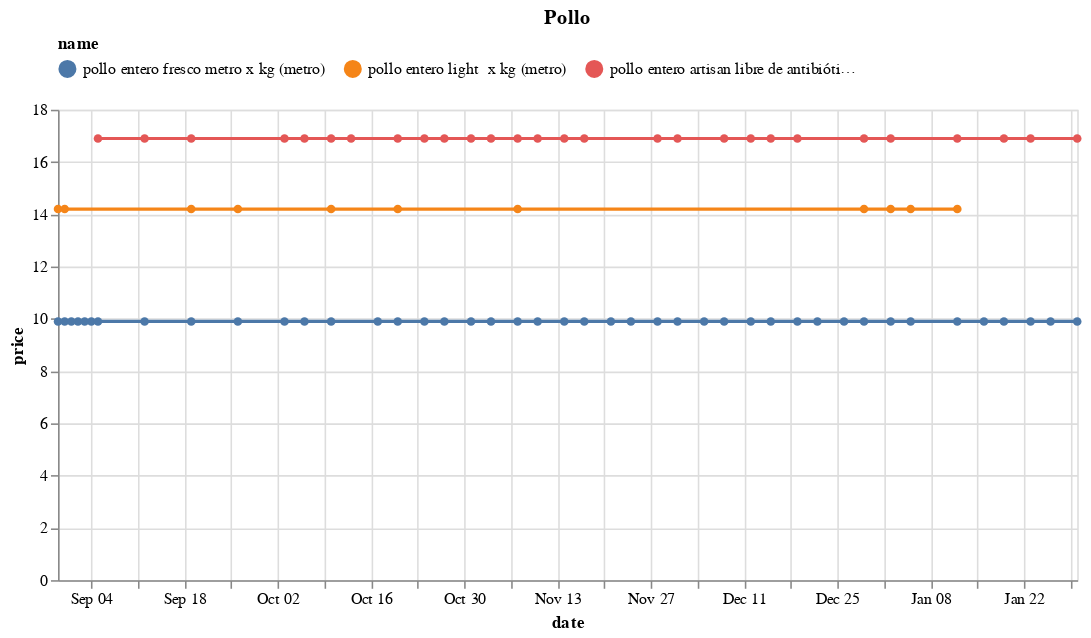

Write notebook code for a chart like this one.
### Code cell
(df
 .loc[df.name.isin(names)]
 .pipe(alt.Chart)
 .mark_line(point=True)
 .encode(x='date', y='price', color='name', tooltip=['name','price'])
 .properties(width=650, title='Pollo')
 .configure_legend(orient='top', columns=3)
)

### Figure 1 — Vega-Lite specification as saved in the notebook (floating-point values rounded to 4 significant figures)
{"config": {"view": {"continuousWidth": 400, "continuousHeight": 300}, "legend": {"columns": 3, "orient": "top"}}, "data": {"name": "data-7e27874c399dcfe61b3f9fcb3aed4dcb"}, "mark": {"type": "line", "point": true}, "encoding": {"color": {"field": "name", "type": "nominal"}, "tooltip": [{"field": "name", "type": "nominal"}, {"field": "price", "type": "quantitative"}], "x": {"field": "date", "type": "temporal"}, "y": {"field": "price", "type": "quantitative"}}, "title": "Pollo", "width": 650, "$schema": "https://vega.github.io/schema/vega-lite/v4.17.0.json", "datasets": {"data-7e27874c399dcfe61b3f9fcb3aed4dcb": [{"brand": "Genérico", "uri": "https://www.metro.pe/pollo-entero-light-x-kg-227878/p", "name": "pollo entero light  x kg (metro)", "price": 14.2, "category": "https://www.metro.pe/carnes-aves-y-pescados/aves-y-huevos/pollo-entero", "store": "metro", "date": "2022-09-26T00:00:00", "sku": 3846}, {"brand": "Metro", "uri": "https://www.metro.pe/pollo-entero-fresco-metro-x-kg-26334/p", "name": "pollo entero fresco metro x kg (metro)", "price": 9.9, "category": "https://www.metro.pe/carnes-aves-y-pescados/aves-y-huevos/pollo-entero", "store": "metro", "date": "2022-09-26T00:00:00", "sku": 35350}, {"brand": "ARTISAN", "uri": "https://www.plazavea.com.pe/pollo-entero-artisan-libre-de-antibioticos-x-kg/p", "name": "pollo entero artisan libre de antibióticos x kg (plaza_vea)", "price": 16.9, "category": "https://www.plazavea.com.pe/carnes-aves-y-pescados", "store": "plaza_vea", "date": "2022-10-27T00:00:00", "sku": 10171146}, {"brand": "Metro", "uri": "https://www.metro.pe/pollo-entero-fresco-metro-x-kg-26334/p", "name": "pollo entero fresco metro x kg (metro)", "price": 9.9, "category": "https://www.metro.pe/carnes-aves-y-pescados/aves-y-huevos/pollo-entero", "store": "metro", "date": "2022-08-30T00:00:00", "sku": 35350}, {"brand": "Genérico", "uri": "https://www.metro.pe/pollo-entero-light-x-kg-227878/p", "name": "pollo entero light  x kg (metro)", "price": 14.2, "category": "https://www.metro.pe/carnes-aves-y-pescados/aves-y-huevos/pollo-entero", "store": "metro", "date": "2022-08-30T00:00:00", "sku": 3846}, {"brand": "ARTISAN", "uri": "https://www.plazavea.com.pe/pollo-entero-artisan-libre-de-antibioticos-x-kg/p", "name": "pollo entero artisan libre de antibióticos x kg (plaza_vea)", "price": 16.9, "category": "https://www.plazavea.com.pe/carnes-aves-y-pescados", "store": "plaza_vea", "date": "2022-11-14T00:00:00", "sku": 10171146}, {"brand": "ARTISAN", "uri": "https://www.plazavea.com.pe/pollo-entero-artisan-libre-de-antibioticos-x-kg/p", "name": "pollo entero artisan libre de antibióticos x kg (plaza_vea)", "price": 16.9, "category": "https://www.plazavea.com.pe/carnes-aves-y-pescados", "store": "plaza_vea", "date": "2022-10-13T00:00:00", "sku": 10171146}, {"brand": "Metro", "uri": "https://www.metro.pe/pollo-entero-fresco-metro-x-kg-26334/p", "name": "pollo entero fresco metro x kg (metro)", "price": 9.9, "category": "https://www.metro.pe/carnes-aves-y-pescados/aves-y-huevos/pollo-entero", "store": "metro", "date": "2022-11-24T00:00:00", "sku": 35350}, {"brand": "Metro", "uri": "https://www.metro.pe/pollo-entero-fresco-metro-x-kg-26334/p", "name": "pollo entero fresco metro x kg (metro)", "price": 9.9, "category": "https://www.metro.pe/carnes-aves-y-pescados/aves-y-huevos/pollo-entero", "store": "metro", "date": "2022-10-20T00:00:00", "sku": 35350}, {"brand": "Genérico", "uri": "https://www.metro.pe/pollo-entero-light-x-kg-227878/p", "name": "pollo entero light  x kg (metro)", "price": 14.2, "category": "https://www.metro.pe/carnes-aves-y-pescados/aves-y-huevos/pollo-entero", "store": "metro", "date": "2022-10-20T00:00:00", "sku": 3846}, {"brand": "Metro", "uri": "https://www.metro.pe/pollo-entero-fresco-metro-x-kg-26334/p", "name": "pollo entero fresco metro x kg (metro)", "price": 9.9, "category": "https://www.metro.pe/carnes-aves-y-pescados/aves-y-huevos/pollo-entero", "store": "metro", "date": "2022-10-27T00:00:00", "sku": 35350}, {"brand": "Metro", "uri": "https://www.metro.pe/pollo-entero-fresco-metro-x-kg-26334/p", "name": "pollo entero fresco metro x kg (metro)", "price": 9.9, "category": "https://www.metro.pe/carnes-aves-y-pescados/aves-y-huevos/pollo-entero", "store": "metro", "date": "2022-12-08T00:00:00", "sku": 35350}, {"brand": "ARTISAN", "uri": "https://www.plazavea.com.pe/pollo-entero-artisan-libre-de-antibioticos-x-kg/p", "name": "pollo entero artisan libre de antibióticos x kg (plaza_vea)", "price": 16.9, "category": "https://www.plazavea.com.pe/carnes-aves-y-pescados", "store": "plaza_vea", "date": "2022-09-12T00:00:00", "sku": 10171146}, {"brand": "Genérico", "uri": "https://www.metro.pe/pollo-entero-light-x-kg-227878/p", "name": "pollo entero light  x kg (metro)", "price": 14.2, "category": "https://www.metro.pe/carnes-aves-y-pescados/aves-y-huevos/pollo-entero", "store": "metro", "date": "2023-01-12T00:00:00", "sku": 3846}, {"brand": "Metro", "uri": "https://www.metro.pe/pollo-entero-fresco-metro-x-kg-26334/p", "name": "pollo entero fresco metro x kg (metro)", "price": 9.9, "category": "https://www.metro.pe/carnes-aves-y-pescados/aves-y-huevos/pollo-entero", "store": "metro", "date": "2023-01-12T00:00:00", "sku": 35350}, {"brand": "ARTISAN", "uri": "https://www.plazavea.com.pe/pollo-entero-artisan-libre-de-antibioticos-x-kg/p", "name": "pollo entero artisan libre de antibióticos x kg (plaza_vea)", "price": 16.9, "category": "https://www.plazavea.com.pe/carnes-aves-y-pescados", "store": "plaza_vea", "date": "2022-10-06T00:00:00", "sku": 10171146}, {"brand": "Metro", "uri": "https://www.metro.pe/pollo-entero-fresco-metro-x-kg-26334/p", "name": "pollo entero fresco metro x kg (metro)", "price": 9.9, "category": "https://www.metro.pe/carnes-aves-y-pescados/aves-y-huevos/pollo-entero", "store": "metro", "date": "2023-01-16T00:00:00", "sku": 35350}, {"brand": "Genérico", "uri": "https://www.metro.pe/pollo-entero-light-x-kg-227878/p", "name": "pollo entero light  x kg (metro)", "price": 14.2, "category": "https://www.metro.pe/carnes-aves-y-pescados/aves-y-huevos/pollo-entero", "store": "metro", "date": "2023-01-05T00:00:00", "sku": 3846}, {"brand": "Metro", "uri": "https://www.metro.pe/pollo-entero-fresco-metro-x-kg-26334/p", "name": "pollo entero fresco metro x kg (metro)", "price": 9.9, "category": "https://www.metro.pe/carnes-aves-y-pescados/aves-y-huevos/pollo-entero", "store": "metro", "date": "2023-01-05T00:00:00", "sku": 35350}, {"brand": "Metro", "uri": "https://www.metro.pe/pollo-entero-fresco-metro-x-kg-26334/p", "name": "pollo entero fresco metro x kg (metro)", "price": 9.9, "category": "https://www.metro.pe/carnes-aves-y-pescados/aves-y-huevos/pollo-entero", "store": "metro", "date": "2023-01-19T00:00:00", "sku": 35350}, {"brand": "Metro", "uri": "https://www.metro.pe/pollo-entero-fresco-metro-x-kg-26334/p", "name": "pollo entero fresco metro x kg (metro)", "price": 9.9, "category": "https://www.metro.pe/carnes-aves-y-pescados/aves-y-huevos/pollo-entero", "store": "metro", "date": "2022-11-14T00:00:00", "sku": 35350}, {"brand": "ARTISAN", "uri": "https://www.plazavea.com.pe/pollo-entero-artisan-libre-de-antibioticos-x-kg/p", "name": "pollo entero artisan libre de antibióticos x kg (plaza_vea)", "price": 16.9, "category": "https://www.plazavea.com.pe/carnes-aves-y-pescados", "store": "plaza_vea", "date": "2022-10-10T00:00:00", "sku": 10171146}, {"brand": "Metro", "uri": "https://www.metro.pe/pollo-entero-fresco-metro-x-kg-26334/p", "name": "pollo entero fresco metro x kg (metro)", "price": 9.9, "category": "https://www.metro.pe/carnes-aves-y-pescados/aves-y-huevos/pollo-entero", "store": "metro", "date": "2022-09-04T00:00:00", "sku": 35350}, {"brand": "Metro", "uri": "https://www.metro.pe/pollo-entero-fresco-metro-x-kg-26334/p", "name": "pollo entero fresco metro x kg (metro)", "price": 9.9, "category": "https://www.metro.pe/carnes-aves-y-pescados/aves-y-huevos/pollo-entero", "store": "metro", "date": "2022-12-05T00:00:00", "sku": 35350}, {"brand": "Metro", "uri": "https://www.metro.pe/pollo-entero-fresco-metro-x-kg-26334/p", "name": "pollo entero fresco metro x kg (metro)", "price": 9.9, "category": "https://www.metro.pe/carnes-aves-y-pescados/aves-y-huevos/pollo-entero", "store": "metro", "date": "2022-08-31T00:00:00", "sku": 35350}, {"brand": "Genérico", "uri": "https://www.metro.pe/pollo-entero-light-x-kg-227878/p", "name": "pollo entero light  x kg (metro)", "price": 14.2, "category": "https://www.metro.pe/carnes-aves-y-pescados/aves-y-huevos/pollo-entero", "store": "metro", "date": "2022-08-31T00:00:00", "sku": 3846}, {"brand": "ARTISAN", "uri": "https://www.plazavea.com.pe/pollo-entero-artisan-libre-de-antibioticos-x-kg/p", "name": "pollo entero artisan libre de antibióticos x kg (plaza_vea)", "price": 16.9, "category": "https://www.plazavea.com.pe/carnes-aves-y-pescados", "store": "plaza_vea", "date": "2022-12-01T00:00:00", "sku": 10171146}, {"brand": "ARTISAN", "uri": "https://www.plazavea.com.pe/pollo-entero-artisan-libre-de-antibioticos-x-kg/p", "name": "pollo entero artisan libre de antibióticos x kg (plaza_vea)", "price": 16.9, "category": "https://www.plazavea.com.pe/carnes-aves-y-pescados", "store": "plaza_vea", "date": "2022-12-12T00:00:00", "sku": 10171146}, {"brand": "ARTISAN", "uri": "https://www.plazavea.com.pe/pollo-entero-artisan-libre-de-antibioticos-x-kg/p", "name": "pollo entero artisan libre de antibióticos x kg (plaza_vea)", "price": 16.9, "category": "https://www.plazavea.com.pe/carnes-aves-y-pescados", "store": "plaza_vea", "date": "2022-09-19T00:00:00", "sku": 10171146}, {"brand": "ARTISAN", "uri": "https://www.plazavea.com.pe/pollo-entero-artisan-libre-de-antibioticos-x-kg/p", "name": "pollo entero artisan libre de antibióticos x kg (plaza_vea)", "price": 16.9, "category": "https://www.plazavea.com.pe/carnes-aves-y-pescados", "store": "plaza_vea", "date": "2022-12-29T00:00:00", "sku": 10171146}, {"brand": "Metro", "uri": "https://www.metro.pe/pollo-entero-fresco-metro-x-kg-26334/p", "name": "pollo entero fresco metro x kg (metro)", "price": 9.9, "category": "https://www.metro.pe/carnes-aves-y-pescados/aves-y-huevos/pollo-entero", "store": "metro", "date": "2022-12-26T00:00:00", "sku": 35350}, {"brand": "ARTISAN", "uri": "https://www.plazavea.com.pe/pollo-entero-artisan-libre-de-antibioticos-x-kg/p", "name": "pollo entero artisan libre de antibióticos x kg (plaza_vea)", "price": 16.9, "category": "https://www.plazavea.com.pe/carnes-aves-y-pescados", "store": "plaza_vea", "date": "2023-01-02T00:00:00", "sku": 10171146}, {"brand": "Metro", "uri": "https://www.metro.pe/pollo-entero-fresco-metro-x-kg-26334/p", "name": "pollo entero fresco metro x kg (metro)", "price": 9.9, "category": "https://www.metro.pe/carnes-aves-y-pescados/aves-y-huevos/pollo-entero", "store": "metro", "date": "2022-12-15T00:00:00", "sku": 35350}, {"brand": "Metro", "uri": "https://www.metro.pe/pollo-entero-fresco-metro-x-kg-26334/p", "name": "pollo entero fresco metro x kg (metro)", "price": 9.9, "category": "https://www.metro.pe/carnes-aves-y-pescados/aves-y-huevos/pollo-entero", "store": "metro", "date": "2022-12-22T00:00:00", "sku": 35350}, {"brand": "Metro", "uri": "https://www.metro.pe/pollo-entero-fresco-metro-x-kg-26334/p", "name": "pollo entero fresco metro x kg (metro)", "price": 9.9, "category": "https://www.metro.pe/carnes-aves-y-pescados/aves-y-huevos/pollo-entero", "store": "metro", "date": "2022-09-05T00:00:00", "sku": 35350}, {"brand": "Metro", "uri": "https://www.metro.pe/pollo-entero-fresco-metro-x-kg-26334/p", "name": "pollo entero fresco metro x kg (metro)", "price": 9.9, "category": "https://www.metro.pe/carnes-aves-y-pescados/aves-y-huevos/pollo-entero", "store": "metro", "date": "2022-09-02T00:00:00", "sku": 35350}, {"brand": "ARTISAN", "uri": "https://www.plazavea.com.pe/pollo-entero-artisan-libre-de-antibioticos-x-kg/p", "name": "pollo entero artisan libre de antibióticos x kg (plaza_vea)", "price": 16.9, "category": "https://www.plazavea.com.pe/carnes-aves-y-pescados", "store": "plaza_vea", "date": "2022-12-15T00:00:00", "sku": 10171146}, {"brand": "Metro", "uri": "https://www.metro.pe/pollo-entero-fresco-metro-x-kg-26334/p", "name": "pollo entero fresco metro x kg (metro)", "price": 9.9, "category": "https://www.metro.pe/carnes-aves-y-pescados/aves-y-huevos/pollo-entero", "store": "metro", "date": "2022-10-24T00:00:00", "sku": 35350}, {"brand": "Metro", "uri": "https://www.metro.pe/pollo-entero-fresco-metro-x-kg-26334/p", "name": "pollo entero fresco metro x kg (metro)", "price": 9.9, "category": "https://www.metro.pe/carnes-aves-y-pescados/aves-y-huevos/pollo-entero", "store": "metro", "date": "2022-12-12T00:00:00", "sku": 35350}, {"brand": "Metro", "uri": "https://www.metro.pe/pollo-entero-fresco-metro-x-kg-26334/p", "name": "pollo entero fresco metro x kg (metro)", "price": 9.9, "category": "https://www.metro.pe/carnes-aves-y-pescados/aves-y-huevos/pollo-entero", "store": "metro", "date": "2023-01-30T00:00:00", "sku": 35350}, {"brand": "Metro", "uri": "https://www.metro.pe/pollo-entero-fresco-metro-x-kg-26334/p", "name": "pollo entero fresco metro x kg (metro)", "price": 9.9, "category": "https://www.metro.pe/carnes-aves-y-pescados/aves-y-huevos/pollo-entero", "store": "metro", "date": "2023-01-23T00:00:00", "sku": 35350}, {"brand": "Metro", "uri": "https://www.metro.pe/pollo-entero-fresco-metro-x-kg-26334/p", "name": "pollo entero fresco metro x kg (metro)", "price": 9.9, "category": "https://www.metro.pe/carnes-aves-y-pescados/aves-y-huevos/pollo-entero", "store": "metro", "date": "2022-09-12T00:00:00", "sku": 35350}, {"brand": "ARTISAN", "uri": "https://www.plazavea.com.pe/pollo-entero-artisan-libre-de-antibioticos-x-kg/p", "name": "pollo entero artisan libre de antibióticos x kg (plaza_vea)", "price": 16.9, "category": "https://www.plazavea.com.pe/carnes-aves-y-pescados", "store": "plaza_vea", "date": "2022-10-03T00:00:00", "sku": 10171146}, {"brand": "ARTISAN", "uri": "https://www.plazavea.com.pe/pollo-entero-artisan-libre-de-antibioticos-x-kg/p", "name": "pollo entero artisan libre de antibióticos x kg (plaza_vea)", "price": 16.9, "category": "https://www.plazavea.com.pe/carnes-aves-y-pescados", "store": "plaza_vea", "date": "2023-01-12T00:00:00", "sku": 10171146}, {"brand": "Genérico", "uri": "https://www.metro.pe/pollo-entero-light-x-kg-227878/p", "name": "pollo entero light  x kg (metro)", "price": 14.2, "category": "https://www.metro.pe/carnes-aves-y-pescados/aves-y-huevos/pollo-entero", "store": "metro", "date": "2022-12-29T00:00:00", "sku": 3846}, {"brand": "Metro", "uri": "https://www.metro.pe/pollo-entero-fresco-metro-x-kg-26334/p", "name": "pollo entero fresco metro x kg (metro)", "price": 9.9, "category": "https://www.metro.pe/carnes-aves-y-pescados/aves-y-huevos/pollo-entero", "store": "metro", "date": "2022-12-29T00:00:00", "sku": 35350}, {"brand": "Metro", "uri": "https://www.metro.pe/pollo-entero-fresco-metro-x-kg-26334/p", "name": "pollo entero fresco metro x kg (metro)", "price": 9.9, "category": "https://www.metro.pe/carnes-aves-y-pescados/aves-y-huevos/pollo-entero", "store": "metro", "date": "2022-11-10T00:00:00", "sku": 35350}, {"brand": "Genérico", "uri": "https://www.metro.pe/pollo-entero-light-x-kg-227878/p", "name": "pollo entero light  x kg (metro)", "price": 14.2, "category": "https://www.metro.pe/carnes-aves-y-pescados/aves-y-huevos/pollo-entero", "store": "metro", "date": "2023-01-02T00:00:00", "sku": 3846}, {"brand": "Metro", "uri": "https://www.metro.pe/pollo-entero-fresco-metro-x-kg-26334/p", "name": "pollo entero fresco metro x kg (metro)", "price": 9.9, "category": "https://www.metro.pe/carnes-aves-y-pescados/aves-y-huevos/pollo-entero", "store": "metro", "date": "2023-01-02T00:00:00", "sku": 35350}, {"brand": "ARTISAN", "uri": "https://www.plazavea.com.pe/pollo-entero-artisan-libre-de-antibioticos-x-kg/p", "name": "pollo entero artisan libre de antibióticos x kg (plaza_vea)", "price": 16.9, "category": "https://www.plazavea.com.pe/carnes-aves-y-pescados", "store": "plaza_vea", "date": "2022-11-10T00:00:00", "sku": 10171146}, {"brand": "Genérico", "uri": "https://www.metro.pe/pollo-entero-light-x-kg-227878/p", "name": "pollo entero light  x kg (metro)", "price": 14.2, "category": "https://www.metro.pe/carnes-aves-y-pescados/aves-y-huevos/pollo-entero", "store": "metro", "date": "2022-11-07T00:00:00", "sku": 3846}, {"brand": "Metro", "uri": "https://www.metro.pe/pollo-entero-fresco-metro-x-kg-26334/p", "name": "pollo entero fresco metro x kg (metro)", "price": 9.9, "category": "https://www.metro.pe/carnes-aves-y-pescados/aves-y-huevos/pollo-entero", "store": "metro", "date": "2022-11-07T00:00:00", "sku": 35350}, {"brand": "Genérico", "uri": "https://www.metro.pe/pollo-entero-light-x-kg-227878/p", "name": "pollo entero light  x kg (metro)", "price": 14.2, "category": "https://www.metro.pe/carnes-aves-y-pescados/aves-y-huevos/pollo-entero", "store": "metro", "date": "2022-10-10T00:00:00", "sku": 3846}, {"brand": "Metro", "uri": "https://www.metro.pe/pollo-entero-fresco-metro-x-kg-26334/p", "name": "pollo entero fresco metro x kg (metro)", "price": 9.9, "category": "https://www.metro.pe/carnes-aves-y-pescados/aves-y-huevos/pollo-entero", "store": "metro", "date": "2022-10-10T00:00:00", "sku": 35350}, {"brand": "Metro", "uri": "https://www.metro.pe/pollo-entero-fresco-metro-x-kg-26334/p", "name": "pollo entero fresco metro x kg (metro)", "price": 9.9, "category": "https://www.metro.pe/carnes-aves-y-pescados/aves-y-huevos/pollo-entero", "store": "metro", "date": "2022-10-06T00:00:00", "sku": 35350}, {"brand": "Metro", "uri": "https://www.metro.pe/pollo-entero-fresco-metro-x-kg-26334/p", "name": "pollo entero fresco metro x kg (metro)", "price": 9.9, "category": "https://www.metro.pe/carnes-aves-y-pescados/aves-y-huevos/pollo-entero", "store": "metro", "date": "2023-01-26T00:00:00", "sku": 35350}, {"brand": "ARTISAN", "uri": "https://www.plazavea.com.pe/pollo-entero-artisan-libre-de-antibioticos-x-kg/p", "name": "pollo entero artisan libre de antibióticos x kg (plaza_vea)", "price": 16.9, "category": "https://www.plazavea.com.pe/carnes-aves-y-pescados", "store": "plaza_vea", "date": "2023-01-23T00:00:00", "sku": 10171146}, {"brand": "Metro", "uri": "https://www.metro.pe/pollo-entero-fresco-metro-x-kg-26334/p", "name": "pollo entero fresco metro x kg (metro)", "price": 9.9, "category": "https://www.metro.pe/carnes-aves-y-pescados/aves-y-huevos/pollo-entero", "store": "metro", "date": "2022-09-01T00:00:00", "sku": 35350}, {"brand": "ARTISAN", "uri": "https://www.plazavea.com.pe/pollo-entero-artisan-libre-de-antibioticos-x-kg/p", "name": "pollo entero artisan libre de antibióticos x kg (plaza_vea)", "price": 16.9, "category": "https://www.plazavea.com.pe/carnes-aves-y-pescados", "store": "plaza_vea", "date": "2022-10-31T00:00:00", "sku": 10171146}, {"brand": "Metro", "uri": "https://www.metro.pe/pollo-entero-fresco-metro-x-kg-26334/p", "name": "pollo entero fresco metro x kg (metro)", "price": 9.9, "category": "https://www.metro.pe/carnes-aves-y-pescados/aves-y-huevos/pollo-entero", "store": "metro", "date": "2022-10-03T00:00:00", "sku": 35350}, {"brand": "ARTISAN", "uri": "https://www.plazavea.com.pe/pollo-entero-artisan-libre-de-antibioticos-x-kg/p", "name": "pollo entero artisan libre de antibióticos x kg (plaza_vea)", "price": 16.9, "category": "https://www.plazavea.com.pe/carnes-aves-y-pescados", "store": "plaza_vea", "date": "2022-11-28T00:00:00", "sku": 10171146}, {"brand": "ARTISAN", "uri": "https://www.plazavea.com.pe/pollo-entero-artisan-libre-de-antibioticos-x-kg/p", "name": "pollo entero artisan libre de antibióticos x kg (plaza_vea)", "price": 16.9, "category": "https://www.plazavea.com.pe/carnes-aves-y-pescados", "store": "plaza_vea", "date": "2022-11-17T00:00:00", "sku": 10171146}, {"brand": "Metro", "uri": "https://www.metro.pe/pollo-entero-fresco-metro-x-kg-26334/p", "name": "pollo entero fresco metro x kg (metro)", "price": 9.9, "category": "https://www.metro.pe/carnes-aves-y-pescados/aves-y-huevos/pollo-entero", "store": "metro", "date": "2022-09-19T00:00:00", "sku": 35350}, {"brand": "Genérico", "uri": "https://www.metro.pe/pollo-entero-light-x-kg-227878/p", "name": "pollo entero light  x kg (metro)", "price": 14.2, "category": "https://www.metro.pe/carnes-aves-y-pescados/aves-y-huevos/pollo-entero", "store": "metro", "date": "2022-09-19T00:00:00", "sku": 3846}, {"brand": "Metro", "uri": "https://www.metro.pe/pollo-entero-fresco-metro-x-kg-26334/p", "name": "pollo entero fresco metro x kg (metro)", "price": 9.9, "category": "https://www.metro.pe/carnes-aves-y-pescados/aves-y-huevos/pollo-entero", "store": "metro", "date": "2022-10-31T00:00:00", "sku": 35350}, {"brand": "Metro", "uri": "https://www.metro.pe/pollo-entero-fresco-metro-x-kg-26334/p", "name": "pollo entero fresco metro x kg (metro)", "price": 9.9, "category": "https://www.metro.pe/carnes-aves-y-pescados/aves-y-huevos/pollo-entero", "store": "metro", "date": "2022-12-01T00:00:00", "sku": 35350}, {"brand": "ARTISAN", "uri": "https://www.plazavea.com.pe/pollo-entero-artisan-libre-de-antibioticos-x-kg/p", "name": "pollo entero artisan libre de antibióticos x kg (plaza_vea)", "price": 16.9, "category": "https://www.plazavea.com.pe/carnes-aves-y-pescados", "store": "plaza_vea", "date": "2022-09-05T00:00:00", "sku": 10171146}, {"brand": "Metro", "uri": "https://www.metro.pe/pollo-entero-fresco-metro-x-kg-26334/p", "name": "pollo entero fresco metro x kg (metro)", "price": 9.9, "category": "https://www.metro.pe/carnes-aves-y-pescados/aves-y-huevos/pollo-entero", "store": "metro", "date": "2022-11-28T00:00:00", "sku": 35350}, {"brand": "ARTISAN", "uri": "https://www.plazavea.com.pe/pollo-entero-artisan-libre-de-antibioticos-x-kg/p", "name": "pollo entero artisan libre de antibióticos x kg (plaza_vea)", "price": 16.9, "category": "https://www.plazavea.com.pe/carnes-aves-y-pescados", "store": "plaza_vea", "date": "2022-12-19T00:00:00", "sku": 10171146}, {"brand": "ARTISAN", "uri": "https://www.plazavea.com.pe/pollo-entero-artisan-libre-de-antibioticos-x-kg/p", "name": "pollo entero artisan libre de antibióticos x kg (plaza_vea)", "price": 16.9, "category": "https://www.plazavea.com.pe/carnes-aves-y-pescados", "store": "plaza_vea", "date": "2022-10-20T00:00:00", "sku": 10171146}, {"brand": "Metro", "uri": "https://www.metro.pe/pollo-entero-fresco-metro-x-kg-26334/p", "name": "pollo entero fresco metro x kg (metro)", "price": 9.9, "category": "https://www.metro.pe/carnes-aves-y-pescados/aves-y-huevos/pollo-entero", "store": "metro", "date": "2022-12-19T00:00:00", "sku": 35350}, {"brand": "ARTISAN", "uri": "https://www.plazavea.com.pe/pollo-entero-artisan-libre-de-antibioticos-x-kg/p", "name": "pollo entero artisan libre de antibióticos x kg (plaza_vea)", "price": 16.9, "category": "https://www.plazavea.com.pe/carnes-aves-y-pescados", "store": "plaza_vea", "date": "2023-01-30T00:00:00", "sku": 10171146}, {"brand": "ARTISAN", "uri": "https://www.plazavea.com.pe/pollo-entero-artisan-libre-de-antibioticos-x-kg/p", "name": "pollo entero artisan libre de antibióticos x kg (plaza_vea)", "price": 16.9, "category": "https://www.plazavea.com.pe/carnes-aves-y-pescados", "store": "plaza_vea", "date": "2022-11-07T00:00:00", "sku": 10171146}, {"brand": "Metro", "uri": "https://www.metro.pe/pollo-entero-fresco-metro-x-kg-26334/p", "name": "pollo entero fresco metro x kg (metro)", "price": 9.9, "category": "https://www.metro.pe/carnes-aves-y-pescados/aves-y-huevos/pollo-entero", "store": "metro", "date": "2022-11-03T00:00:00", "sku": 35350}, {"brand": "Metro", "uri": "https://www.metro.pe/pollo-entero-fresco-metro-x-kg-26334/p", "name": "pollo entero fresco metro x kg (metro)", "price": 9.9, "category": "https://www.metro.pe/carnes-aves-y-pescados/aves-y-huevos/pollo-entero", "store": "metro", "date": "2022-10-17T00:00:00", "sku": 35350}, {"brand": "ARTISAN", "uri": "https://www.plazavea.com.pe/pollo-entero-artisan-libre-de-antibioticos-x-kg/p", "name": "pollo entero artisan libre de antibióticos x kg (plaza_vea)", "price": 16.9, "category": "https://www.plazavea.com.pe/carnes-aves-y-pescados", "store": "plaza_vea", "date": "2023-01-19T00:00:00", "sku": 10171146}, {"brand": "ARTISAN", "uri": "https://www.plazavea.com.pe/pollo-entero-artisan-libre-de-antibioticos-x-kg/p", "name": "pollo entero artisan libre de antibióticos x kg (plaza_vea)", "price": 16.9, "category": "https://www.plazavea.com.pe/carnes-aves-y-pescados", "store": "plaza_vea", "date": "2022-12-08T00:00:00", "sku": 10171146}, {"brand": "ARTISAN", "uri": "https://www.plazavea.com.pe/pollo-entero-artisan-libre-de-antibioticos-x-kg/p", "name": "pollo entero artisan libre de antibióticos x kg (plaza_vea)", "price": 16.9, "category": "https://www.plazavea.com.pe/carnes-aves-y-pescados", "store": "plaza_vea", "date": "2022-10-24T00:00:00", "sku": 10171146}, {"brand": "Metro", "uri": "https://www.metro.pe/pollo-entero-fresco-metro-x-kg-26334/p", "name": "pollo entero fresco metro x kg (metro)", "price": 9.9, "category": "https://www.metro.pe/carnes-aves-y-pescados/aves-y-huevos/pollo-entero", "store": "metro", "date": "2022-11-21T00:00:00", "sku": 35350}, {"brand": "ARTISAN", "uri": "https://www.plazavea.com.pe/pollo-entero-artisan-libre-de-antibioticos-x-kg/p", "name": "pollo entero artisan libre de antibióticos x kg (plaza_vea)", "price": 16.9, "category": "https://www.plazavea.com.pe/carnes-aves-y-pescados", "store": "plaza_vea", "date": "2022-11-03T00:00:00", "sku": 10171146}, {"brand": "Metro", "uri": "https://www.metro.pe/pollo-entero-fresco-metro-x-kg-26334/p", "name": "pollo entero fresco metro x kg (metro)", "price": 9.9, "category": "https://www.metro.pe/carnes-aves-y-pescados/aves-y-huevos/pollo-entero", "store": "metro", "date": "2022-11-17T00:00:00", "sku": 35350}, {"brand": "Metro", "uri": "https://www.metro.pe/pollo-entero-fresco-metro-x-kg-26334/p", "name": "pollo entero fresco metro x kg (metro)", "price": 9.9, "category": "https://www.metro.pe/carnes-aves-y-pescados/aves-y-huevos/pollo-entero", "store": "metro", "date": "2022-09-03T00:00:00", "sku": 35350}]}}
